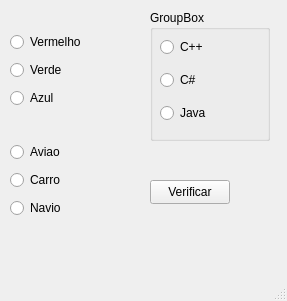
<?xml version="1.0" encoding="UTF-8"?>
<ui version="4.0">
 <class>MainWindow</class>
 <widget class="QMainWindow" name="MainWindow">
  <property name="geometry">
   <rect>
    <x>0</x>
    <y>0</y>
    <width>287</width>
    <height>301</height>
   </rect>
  </property>
  <property name="windowTitle">
   <string>MainWindow</string>
  </property>
  <widget class="QWidget" name="centralwidget">
   <widget class="QGroupBox" name="groupBox">
    <property name="geometry">
     <rect>
      <x>150</x>
      <y>10</y>
      <width>120</width>
      <height>131</height>
     </rect>
    </property>
    <property name="title">
     <string>GroupBox</string>
    </property>
    <widget class="QWidget" name="">
     <property name="geometry">
      <rect>
       <x>10</x>
       <y>20</y>
       <width>101</width>
       <height>101</height>
      </rect>
     </property>
     <layout class="QVBoxLayout" name="verticalLayout_3">
      <item>
       <widget class="QRadioButton" name="rb_cpp">
        <property name="text">
         <string>C++</string>
        </property>
       </widget>
      </item>
      <item>
       <widget class="QRadioButton" name="rb_cs">
        <property name="text">
         <string>C#</string>
        </property>
       </widget>
      </item>
      <item>
       <widget class="QRadioButton" name="rb_java">
        <property name="text">
         <string>Java</string>
        </property>
       </widget>
      </item>
     </layout>
    </widget>
   </widget>
   <widget class="QPushButton" name="pushButton">
    <property name="geometry">
     <rect>
      <x>150</x>
      <y>180</y>
      <width>80</width>
      <height>24</height>
     </rect>
    </property>
    <property name="text">
     <string>Verificar</string>
    </property>
   </widget>
   <widget class="QWidget" name="">
    <property name="geometry">
     <rect>
      <x>10</x>
      <y>30</y>
      <width>92</width>
      <height>80</height>
     </rect>
    </property>
    <layout class="QVBoxLayout" name="verticalLayout">
     <item>
      <widget class="QRadioButton" name="rb_vermelho">
       <property name="text">
        <string>Vermelho</string>
       </property>
      </widget>
     </item>
     <item>
      <widget class="QRadioButton" name="rb_verde">
       <property name="text">
        <string>Verde</string>
       </property>
      </widget>
     </item>
     <item>
      <widget class="QRadioButton" name="rb_azul">
       <property name="text">
        <string>Azul</string>
       </property>
      </widget>
     </item>
    </layout>
   </widget>
   <widget class="QWidget" name="">
    <property name="geometry">
     <rect>
      <x>10</x>
      <y>140</y>
      <width>92</width>
      <height>80</height>
     </rect>
    </property>
    <layout class="QVBoxLayout" name="verticalLayout_2">
     <item>
      <widget class="QRadioButton" name="rb_aviao">
       <property name="text">
        <string>Aviao</string>
       </property>
      </widget>
     </item>
     <item>
      <widget class="QRadioButton" name="rb_carro">
       <property name="text">
        <string>Carro</string>
       </property>
      </widget>
     </item>
     <item>
      <widget class="QRadioButton" name="rb_navio">
       <property name="text">
        <string>Navio</string>
       </property>
      </widget>
     </item>
    </layout>
   </widget>
  </widget>
  <widget class="QMenuBar" name="menubar">
   <property name="geometry">
    <rect>
     <x>0</x>
     <y>0</y>
     <width>287</width>
     <height>21</height>
    </rect>
   </property>
  </widget>
  <widget class="QStatusBar" name="statusbar"/>
 </widget>
 <resources/>
 <connections/>
</ui>
